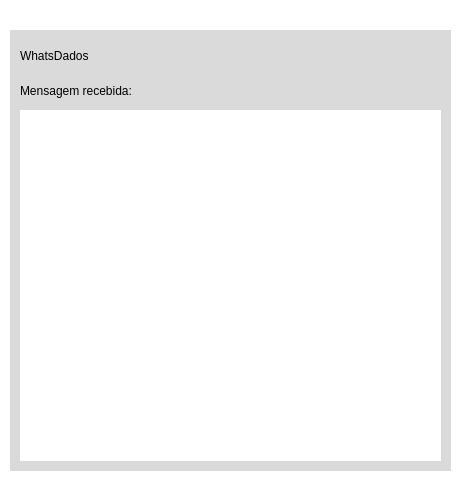
<?xml version="1.0" encoding="UTF-8"?>
<ui version="4.0">
 <class>Dialog</class>
 <widget class="QDialog" name="Dialog">
  <property name="geometry">
   <rect>
    <x>0</x>
    <y>0</y>
    <width>465</width>
    <height>502</height>
   </rect>
  </property>
  <property name="windowTitle">
   <string>Dialog</string>
  </property>
  <property name="styleSheet">
   <string notr="true">background-color: rgb(255, 255, 255);</string>
  </property>
  <widget class="QWidget" name="w_events" native="true">
   <property name="geometry">
    <rect>
     <x>10</x>
     <y>30</y>
     <width>441</width>
     <height>441</height>
    </rect>
   </property>
   <property name="styleSheet">
    <string notr="true">background-color: rgb(218, 218, 218);</string>
   </property>
   <widget class="QLabel" name="l_eventos">
    <property name="geometry">
     <rect>
      <x>10</x>
      <y>10</y>
      <width>141</width>
      <height>31</height>
     </rect>
    </property>
    <property name="styleSheet">
     <string notr="true">font: 57 17pt &quot;Ubuntu&quot;;</string>
    </property>
    <property name="text">
     <string>WhatsDados</string>
    </property>
   </widget>
   <widget class="QLabel" name="l_recebida">
    <property name="geometry">
     <rect>
      <x>10</x>
      <y>50</y>
      <width>171</width>
      <height>21</height>
     </rect>
    </property>
    <property name="styleSheet">
     <string notr="true">font: 11pt &quot;MS Shell Dlg 2&quot;;</string>
    </property>
    <property name="text">
     <string>Mensagem recebida:</string>
    </property>
   </widget>
   <widget class="QLabel" name="message">
    <property name="geometry">
     <rect>
      <x>10</x>
      <y>80</y>
      <width>421</width>
      <height>351</height>
     </rect>
    </property>
    <property name="styleSheet">
     <string notr="true">background-color: rgb(255, 255, 255);</string>
    </property>
    <property name="text">
     <string/>
    </property>
   </widget>
  </widget>
 </widget>
 <resources/>
 <connections/>
</ui>
